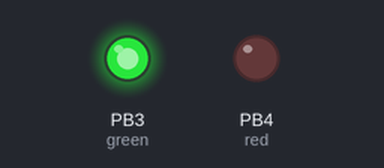
This sketch was run on a simulated ATtiny85, built with avr-gcc and run on an emulated ATtiny85. Shown: output pins drawn as LEDs (lit = HIGH). Sleep ends after the set time or at an interrupt.

Above: at 0.05 s.
At 15.3 s:
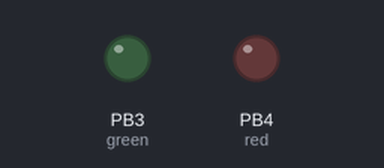
At 32.52 s:
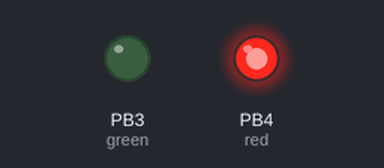
Timing chart, 0 to 42.5 s (numbered marks = the images above):
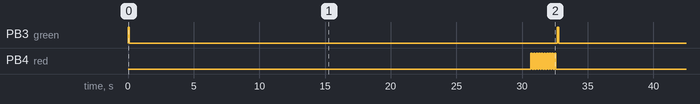

Measured:
- by itself, PB3 (green): alternates HIGH for 0.10 s and LOW for 32.6 s
- by itself, PB4 (red): repeats every 32.7 s: 9 × (LOW 0.10 s, HIGH 0.10 s), LOW 30.8 s, HIGH 0.10 s
- by itself, everything shown: repeats every 32.7 s, in 22 steps

The sketch:

Blink_attiny85.ino
```cpp
#include <avr/io.h>
#include <avr/interrupt.h>
#include <avr/sleep.h>
#include <avr/wdt.h>

const int green=PB3;
const int red=PB4;

const int vauhti=8;

ISR(WDT_vect) {}

void nokosleep(int secs){
  while (secs>vauhti) {
    wdt_enable(WDTO_8S);
    WDTCR |= (1<<WDIE) ;
    sleep_mode();
    wdt_disable();
    secs=secs-vauhti;
  }
  delay(secs*1000);
 }

void setup(){
  pinMode(green, OUTPUT);
  pinMode(red, OUTPUT);
   ADCSRA &= ~(1<<ADEN); //Disable ADC
  ACSR = (1<<ACD); //Disable the analog comparator
  DIDR0 = 0x3F; //Disable digital input buffers on all ADC0-ADC5 pins.
  sei(); // Enable global interrupts
  set_sleep_mode(SLEEP_MODE_PWR_DOWN);// Use the Power Down sleep mode
  while (true) {
    digitalWrite(green, HIGH);
    delay(100);
    digitalWrite(green, LOW);
    nokosleep(30);
    for (int i = 0; i < 10; i++) {
      digitalWrite(red, HIGH);
      delay(100);
      digitalWrite(red, LOW);
      delay(100);
    }
  }
}
/*

void setup() {
  pinMode(1, OUTPUT);      // LED on Model A
}

void loop() {
  digitalWrite(1, HIGH);
  delay(100);             // Wait for a second
  digitalWrite(1, LOW);
  delay(8000);             // Wait for a second
}
*/
```
